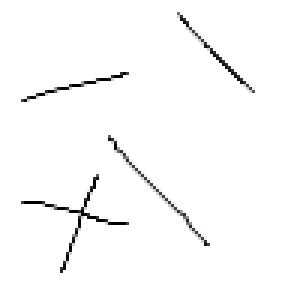
#> input picture computer_vision_algorithm_implementation/res/simple_line2.jpg, 100 x 100 px (shown 3 times larger)
$ jupyter execute --allow-errors '12. vectorized line detection with hough transform .ipynb'   (shell and % lines are left out)
#> lines starting #> are read from the running program, lines starting #| are printed output that depends on the picture; after the words box and inside, x2 and y2 are one past the last pixel; in counts of white or black regions, pixels touching at a corner belong together; long printed decimals are rounded
[cell 1]
import cv2
import numpy as np
import matplotlib.pyplot as plt
import warnings
warnings.filterwarnings("ignore")

## non vectorized solution

[cell 2]
def hough_acc(edge_img, rho_resolution= 1, theta_resolution = 1):
    rows, cols = edge_img.shape
    d = np.round(np.sqrt(rows**2 + cols**2))
    thetas = np.arange(-90, 90, theta_resolution)
    rhos = np.arange(-d, d + 1, rho_resolution)

    #all cos, sin thetas 0 from 180 degree
    cos_thetas = np.cos(np.deg2rad(thetas))
    sin_thetas = np.sin(np.deg2rad(thetas))
    accumulator = np.zeros((len(rhos), len(thetas)))
    cnt = 0
    for row in range(rows):
        for col in range(cols):
            # if seletecd point is edge
            if edge_img[row, col] != 0:
                cnt += 1
                # check all possible thetas
                for theta_idx in range(len(thetas)):
                    # rho = (x_dist * cos(theta)) + (y_dist * sin(theta))
                    rho =int(d + (col* cos_thetas[theta_idx])+(row *sin_thetas[theta_idx]))
                    accumulator[rho, theta_idx] += 1
    return accumulator, rhos, thetas

def find_peak(accumulator, rhos, thetas, threhsold=60):

    lines = []
    for y in range(accumulator.shape[0]):
        rho = rhos[y]
        for x in range(accumulator.shape[1]):
            if accumulator[y][x] > threhsold:
                theta = np.deg2rad(thetas[x])
                lines.append([rho, theta])

    return np.array(lines)

def draw_hough_lines(img, lines):
    res = img.copy()
    for i, line in enumerate(lines):
        rho = line[0]
        theta = line[1]
        # reverse engineer lines from rhos and thetas
        a = np.cos(theta)
        b = np.sin(theta)
        x0 = a*rho
        y0 = b*rho

        # these are then scaled so that the lines go off the edges of the image
        x1 = int(x0 + 1000*(-b))
        y1 = int(y0 + 1000*(a))
        x2 = int(x0 - 1000*(-b))
        y2 = int(y0 - 1000*(a))
        cv2.circle(res, (int(x0), int(y0)),2,(0,0,255),1)
        cv2.line(res, (x1, y1), (x2, y2), (0, 255, 0), 1)
        plt.imshow(res,cmap="gray")

[cell 3]
img = cv2.imread("./res/simple_line2.jpg",0)
#> img is the input picture: shape (100, 100); min 0, max 255, mean 250.3
blur = cv2.GaussianBlur(img, (3, 3), 1)
canny = cv2.Canny(blur, 100, 200)
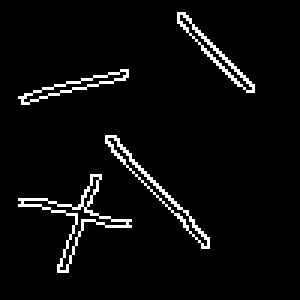
#> canny: shape (100, 100) (shown 3 times larger); 4.3% white in thin lines or dots, all inside (x1, y1, x2, y2) = (6, 4, 85, 91)
morph = cv2.morphologyEx(canny, cv2.MORPH_CLOSE, np.ones((5,5)))
#> morph: shape (100, 100); 7.1% white; 4 white regions, box (x1, y1, x2, y2) and area: (6, 58, 44, 91) 251, (35, 45, 70, 83) 186, (59, 4, 85, 31) 142, (6, 23, 43, 35) 127
plt.imshow(morph, cmap="gray")

[cell 4]
acc, rhos, thetas = hough_acc(morph)
#> after the loop in hough_acc, `for row in range(rows):`:
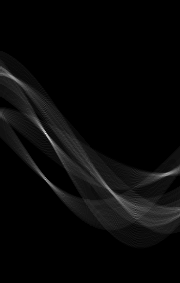
#> accumulator: shape (283, 180) float64; min 0, max 75, mean 2.5; drawn with min black and max white
#> rhos = 283 values from -141 to 141; thetas = 180 values from -90 to 89
lines = find_peak(acc, rhos,thetas,threhsold=40)
#> after the loop in find_peak, `for y in range(accumulator.shape[0]):`: lines = 57 pairs, first value -66 to 53, second value -1.41 to 1.4
draw_hough_lines(img, lines)
#> the loop in draw_hough_lines, `for i, line in enumerate(lines):` made 57 passes
#> (rho, theta, a, b, x0, y0, x1, y1) on passes 1 to 12: (-66, -1.41, 0.156, -0.988, -10.32, 65.19, 977, 221), (-66, -1.4, 0.174, -0.985, -11.46, 65, 973, 238), (-65, -1.38, 0.191, -0.982, -12.4, 63.81, 969, 254), (-65, -1.36, 0.208, -0.978, -13.51, 63.58, 964, 271), (-64, -1.36, 0.208, -0.978, -13.31, 62.6, 964, 270), (-64, -1.34, 0.225, -0.974, -14.4, 62.36, 959, 287), (-63, -1.34, 0.225, -0.974, -14.17, 61.39, 960, 286), (-63, -1.33, 0.242, -0.97, -15.24, 61.13, 955, 303), (-62, -1.31, 0.259, -0.966, -16.05, 59.89, 949, 318), (-14, -0.855, 0.656, -0.755, -9.18, 10.57, 745, 666), (-13, -0.855, 0.656, -0.755, -8.53, 9.81, 746, 665), (-13, -0.838, 0.669, -0.743, -8.7, 9.66, 734, 678)
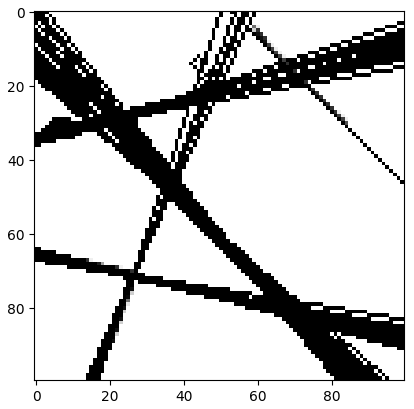
#> figure drawn by matplotlib, 1 panel

### hough line in opencv

[cell 5]
res = img.copy()
lines = cv2.HoughLines(morph,1,np.pi/180,1)
#> lines = 1974 rows, first 8: [8, 2.36], [7, 2.37], [6, 2.39], [4, 2.41], [10, 2.34], [11, 2.32], [2, 2.43], [1, 2.44]
for rho,theta in lines[0]:
    a = np.cos(theta)
    b = np.sin(theta)
    x0 = a*rho
    y0 = b*rho
    x1 = int(x0 + 1000*(-b))
    y1 = int(y0 + 1000*(a))
    x2 = int(x0 - 1000*(-b))
    y2 = int(y0 - 1000*(a))

    cv2.line(res,(x1,y1),(x2,y2),(0,0,255),2)
#> this loop made 1 pass
#> (rho, theta, a, b, x0, y0, x1, y1) on pass 1: (8, 2.36, -0.707, 0.707, -5.66, 5.66, -712, -701)
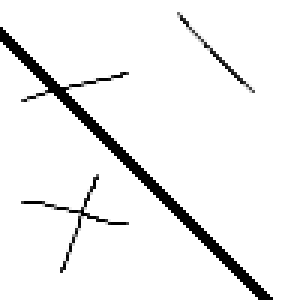
#> res: shape (100, 100) (shown 3 times larger); 4.42% of pixels changed, all inside (x1, y1, x2, y2) = (0, 9, 91, 100)
plt.imshow(res,cmap="gray")

[cell 6]
def line_detection_vectorized(image, edge_image, num_rhos=180, num_thetas=180, t_count=220):
#> called with num_rhos = 180, num_thetas = 180, t_count = 63
    res = image.copy()
    edge_height, edge_width = edge_image.shape[:2]
#> edge_height = 100; edge_width = 100
    edge_height_half, edge_width_half = edge_height / 2, edge_width / 2
#> edge_height_half = 50; edge_width_half = 50

    d = np.sqrt(np.square(edge_height) + np.square(edge_width))
#> d = 141.4
    dtheta = 180 / num_thetas
    drho = (2 * d) / num_rhos
#> drho = 1.57

    thetas = np.arange(0, 180, step=dtheta)
    rhos = np.arange(-d, d, step=drho)
#> rhos = 180 values from -141.4 to 139.9

    cos_thetas = np.cos(np.deg2rad(thetas))
    sin_thetas = np.sin(np.deg2rad(thetas))

    accumulator = np.zeros((len(rhos), len(rhos)))

    edge_points = np.argwhere(edge_image != 0)
#> edge_points = 706 pairs, first value 4 to 90, second value 6 to 84
    edge_points = edge_points - np.array([[edge_height_half, edge_width_half]])
#> edge_points = 706 pairs, first value -46 to 40, second value -44 to 34
    #
    rho_values = np.matmul(edge_points, np.array([sin_thetas, cos_thetas]))
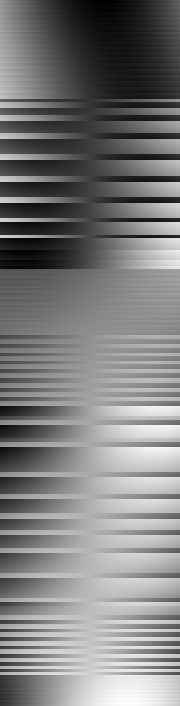
#> rho_values: shape (706, 180) float64; min -47.54, max 50.61, mean 0.5; drawn with min black and max white

    accumulator, theta_vals, rho_vals = np.histogram2d(
      np.tile(thetas, rho_values.shape[0]),
      rho_values.ravel(),
      bins=[thetas, rhos]
    )
#> accumulator: shape (179, 179) float64
#> theta_vals = 180 values from 0 to 179; rho_vals = 180 values from -141.4 to 139.9
    accumulator = np.transpose(accumulator)
    lines = np.argwhere(accumulator > t_count)
#> lines = 26 pairs, first value 72 to 106, second value 74 to 141

    for line in lines:
        y, x = line
        rho = rhos[y]
        theta = thetas[x]
        a = np.cos(np.deg2rad(theta))
        b = np.sin(np.deg2rad(theta))
        x0 = (a * rho) + edge_width_half
        y0 = (b * rho) + edge_height_half
        x1 = int(x0 + 1000 * (-b))
        y1 = int(y0 + 1000 * (a))
        x2 = int(x0 - 1000 * (-b))
        y2 = int(y0 - 1000 * (a))
        res = cv2.line(res, (x1, y1), (x2, y2), (0, 255, 0), 1)
#> this loop made 26 passes
#> line on passes 5 to 16: [73, 79], [73, 80], [94, 133], [94, 134], [94, 135], [94, 136], [94, 137], [94, 138], [94, 139], [94, 140], [94, 141], [95, 131]
#> (y, x, rho, theta, a, b, x0, y0) on passes 1 to 3: (72, 74, -28.28, 74, 0.276, 0.961, 42.2, 22.81), (72, 75, -28.28, 75, 0.259, 0.966, 42.68, 22.68), (72, 77, -28.28, 77, 0.225, 0.974, 43.64, 22.44)
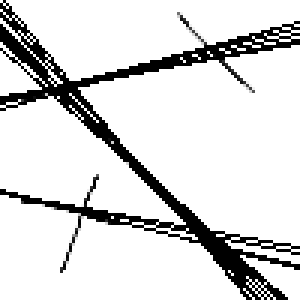
#> res: shape (100, 100) (shown 3 times larger); min 0, max 255, mean 218.5

    plt.imshow(res,cmap="gray")
    return accumulator, rhos, thetas

[cell 7]
acc, rhos, thetas = line_detection_vectorized(img,morph,t_count=63)

#> (a cell that did not finish here is left out)

[cell 9]
theta_resolution = 1
rho_resolution = 1
edge_img = morph.copy()
edge_height, edge_width = edge_img.shape
edge_height_half, edge_width_half = edge_height/2, edge_width/2
d = np.sqrt(np.square(edge_height) + np.square(edge_width))

thetas = np.arange(0, 180, theta_resolution)
rhos = np.arange(-d, d, rho_resolution)
cos_thetas = np.cos(np.deg2rad(thetas))
sin_thetas = np.sin(np.deg2rad(thetas))

accumulator = np.zeros((len(rhos), len(thetas)))
edge_points = np.argwhere(edge_img != 0)

[cell 10]
print(edge_points)
#> (printed output is left out)
print(rhos.shape)
#| (283,)
print(d)
#| 141.421

[cell 11]
print("edge_point[0] : {}".format(edge_points[0]))
#| edge_point[0] : [ 4 59]
print(edge_img[0][0])
#| 0
print(edge_img[edge_points[0][0], edge_points[0][1]])
#| 255
print("edge_point.shape : {}".format(edge_points.shape))
#| edge_point.shape : (706, 2)
print("edge_img.shape : {}".format(edge_img.shape))
#| edge_img.shape : (100, 100)

[cell 12]
edge_points = edge_points - np.array([[edge_height_half, edge_width_half]])
print(edge_points[:3])
#| [[-46.   9.]
#|  [-46.  10.]
#|  [-46.  11.]]

[cell 13]
rho_values = np.matmul(edge_points, np.array([sin_thetas, cos_thetas]))
print(sin_thetas.shape)
print(sin_thetas[:5])
print(cos_thetas.shape)
print(cos_thetas[:5])
print(rho_values.shape)
#| (706, 180)
print(np.max(rho_values))
#| 50.606

[cell 14]
print(thetas[:4])
print(rho_values.shape[0])
#| 706
t = np.tile(thetas, rho_values.shape[0])
print(t)
#> (printed output is left out)
print(t[181:])
#> (printed output is left out)
print("706 x 180 = {}".format(t.shape))
#| 706 x 180 = (127080,)

[cell 15]
rv = rho_values.ravel()
print(rv)
#> (printed output is left out)
print(rv.shape)
#| (127080,)

[cell 16]
xedges = [0, 1, 3, 5]
yedges = [0, 2, 3, 4, 6]

x = np.random.normal(2, 1, 100)
y = np.random.normal(1, 1, 100)
H, xedges, yedges = np.histogram2d(x, y, bins=(xedges, yedges))
H = H.T  # Let each row list bins with common y range.


fig = plt.figure(figsize=(7, 3))
#> (the rest of this cell did not finish here and is left out)

[cell 17]
accumulator, theta_vals, rho_vals = np.histogram2d(
  np.tile(thetas, rho_values.shape[0]),
  rho_values.ravel(),
  bins=[thetas, rhos]
)
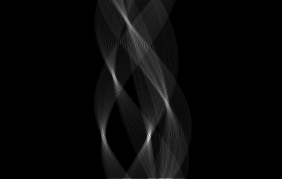
#> accumulator: shape (179, 282) float64; min 0, max 75, mean 2.5; drawn with min black and max white

[cell 18]
print(accumulator.shape)
#| (179, 282)
print(theta_vals.shape)
#| (180,)
print(rho_vals.shape)
#| (283,)

[cell 19]
edge_height, edge_width = edge_img.shape
edge_height_half, edge_width_half = edge_height/2, edge_width/2
d = np.sqrt(np.square(edge_height) + np.square(edge_width))

thetas = np.arange(0, 180, theta_resolution)
rhos = np.arange(-d, d, rho_resolution)
cos_thetas = np.cos(np.deg2rad(thetas))
sin_thetas = np.sin(np.deg2rad(thetas))

accumulator = np.zeros((len(rhos), len(thetas)))
edge_points = np.argwhere(edge_img != 0)

edge_points = edge_points - np.array([[edge_height_half, edge_width_half]])
rho_values = np.matmul(edge_points, np.array([sin_thetas, cos_thetas]))

[cell 20]
accumulator, theta_vals, rho_vals = np.histogram2d(
  np.tile(thetas, rho_values.shape[0]),
  rho_values.ravel(),
  bins=[thetas, rhos]
)

#> (the rest of this cell did not finish here and is left out)

[cell 21]
print(theta_vals[:5])
#| [0 1 2 3 4]
print(rho_vals[:5])
#| [-141.421 -140.421 -139.421 -138.421 -137.421]
print(accumulator.shape)
#| (179, 282)

[cell 22]
threshold = 37
accumulator = np.transpose(accumulator)
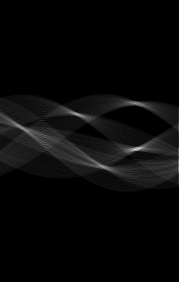
#> accumulator: shape (282, 179) float64; min 0, max 75, mean 2.5; drawn with min black and max white
lines = np.argwhere(accumulator > threshold)

res = img.copy()
for line in lines:
    y, x = line
    rho = rhos[y]
    theta = thetas[x]
    a = np.cos(np.deg2rad(theta))
    b = np.sin(np.deg2rad(theta))
    x0 = (a * rho) + edge_width_half
    y0 = (b * rho) + edge_height_half
    x1 = int(x0 + 1000 * (-b))
    y1 = int(y0 + 1000 * (a))
    x2 = int(x0 - 1000 * (-b))
    y2 = int(y0 - 1000 * (a))
    res = cv2.line(res, (x1, y1), (x2, y2), (0, 255, 0), 1)
#> this loop made 95 passes
#> line on passes 1 to 12: [102, 132], [102, 136], [103, 135], [103, 137], [112, 71], [112, 74], [113, 72], [113, 73], [113, 74], [113, 75], [113, 76], [113, 77]
#> pass 1, `res = cv2.line(res, (x1, y1), (x2, y2), (0, 255, 0), 1)`:
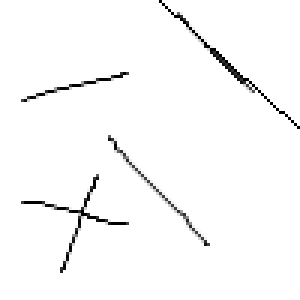
#> res: shape (100, 100) (shown 3 times larger); 0.47% of pixels changed, all inside (x1, y1, x2, y2) = (53, 0, 100, 43)
#> after the loop:
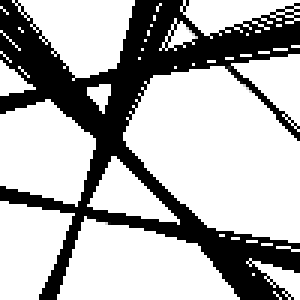
#> res: shape (100, 100) (shown 3 times larger); min 0, max 255, mean 176.8

plt.imshow(res,cmap="gray")

[cell 23]
def hough_line(edge_img, rho_resolution= 1, theta_resolution = 1, threshold=10):
#> called with rho_resolution = 1, theta_resolution = 1, threshold = 37
    edge_height, edge_width = edge_img.shape
    edge_height_half, edge_width_half = edge_height/2, edge_width/2
    d = np.sqrt(np.square(edge_height) + np.square(edge_width))

    thetas = np.arange(0, 180, theta_resolution)
    rhos = np.arange(-d, d, rho_resolution)
    cos_thetas = np.cos(np.deg2rad(thetas))
    sin_thetas = np.sin(np.deg2rad(thetas))

    accumulator = np.zeros((len(rhos), len(thetas)))
    edge_points = np.argwhere(edge_img != 0)

    edge_points = edge_points - np.array([[edge_height_half, edge_width_half]])
    rho_values = np.matmul(edge_points, np.array([sin_thetas, cos_thetas]))

    accumulator, theta_vals, rho_vals = np.histogram2d(
      np.tile(thetas, rho_values.shape[0]),
      rho_values.ravel(),
      bins=[thetas, rhos]
    )
    accumulator = np.transpose(accumulator)
    lines = np.argwhere(accumulator > threshold)

    res = img.copy()
    for line in lines:
        y, x = line
        rho = rhos[y]
        theta = thetas[x]
        a = np.cos(np.deg2rad(theta))
        b = np.sin(np.deg2rad(theta))
        x0 = (a * rho) + edge_width_half
        y0 = (b * rho) + edge_height_half
        x1 = int(x0 + 1000 * (-b))
        y1 = int(y0 + 1000 * (a))
        x2 = int(x0 - 1000 * (-b))
        y2 = int(y0 - 1000 * (a))
        res = cv2.line(res, (x1, y1), (x2, y2), (0, 255, 0), 1)

    plt.imshow(res,cmap="gray")
    return accumulator, rhos, thetas
